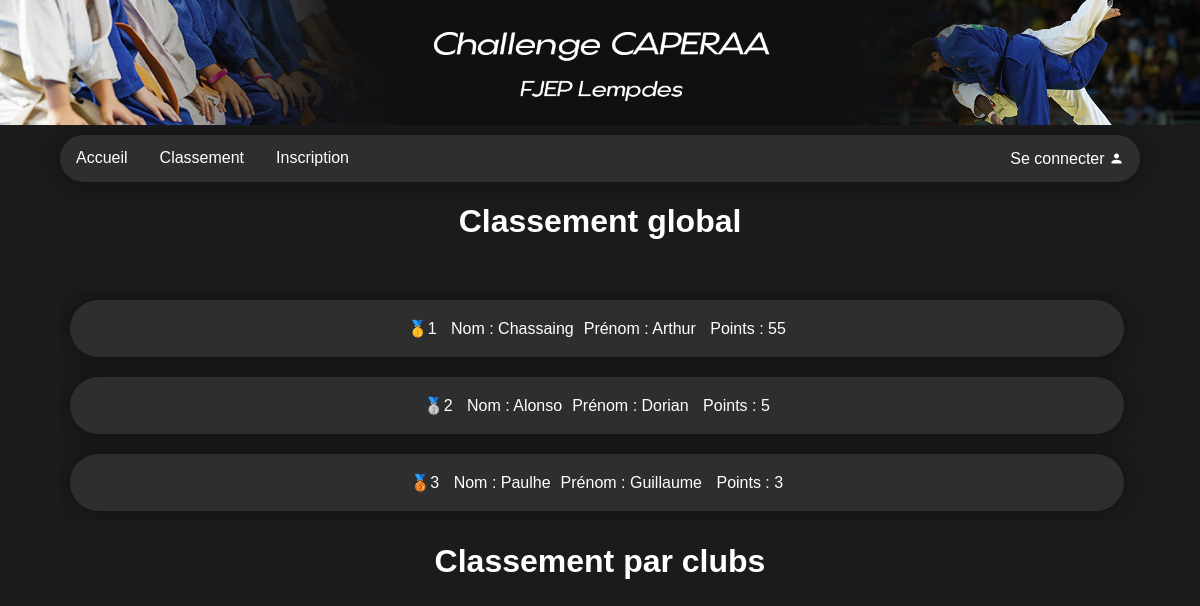
/classement.php, run on an earlier commit of the app's database.
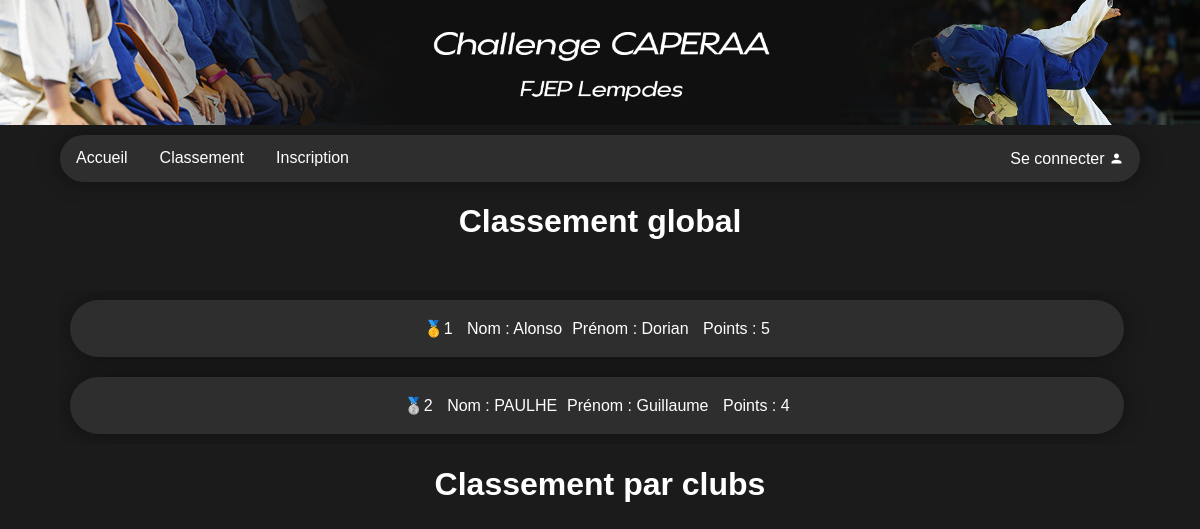
And on a later commit of the database.
### tables this page shows
CREATE TABLE `participants` (
  `idParticipant` int(11) NOT NULL,
  `Nom` varchar(255) NOT NULL,
  `Prenom` varchar(255) NOT NULL,
  `Sexe` varchar(5) NOT NULL,
  `Age` int(255) NOT NULL,
  `Taille` int(255) NOT NULL,
  `Poids` int(255) NOT NULL,
  `Ceinture` varchar(255) NOT NULL,
  `Nom_club` varchar(255) NOT NULL,
  `points` int(255) DEFAULT '0'
);

### fonctions.php (the view, shortened to what this page needs)
<?php
function get__classement($db){
	$req_ma_table = $db->prepare("SELECT * FROM participants WHERE points !=0 ORDER BY points DESC");
	$req_ma_table->execute();
	$result_req_ma_table = $req_ma_table->fetchAll();
	$i = 0;
	foreach ($result_req_ma_table as $result) {
		$i++;
		$nom = $result['Nom'];
		$prenom = $result['Prenom'];
		$points = $result['points'];
		if($i==1){
			echo '<li class="classement"> <p class="classement">🥇'.$i.'</p> <p class="classement">Nom : '.$nom.'</p><p class="classement">Prénom : '.$prenom.'</p> <p class="classement">Points : '.$points.'</p></li>';
		}
		if($i==2){
			echo '<li class="classement"> <p class="classement">🥈'.$i.'</p> <p class="classement">Nom : '.$nom.'</p><p class="classement">Prénom : '.$prenom.'</p> <p class="classement">Points : '.$points.'</p></li>';
		}
		if($i==3){
			echo '<li class="classement"> <p class="classement">🥉'.$i.'</p> <p class="classement">Nom : '.$nom.'</p><p class="classement">Prénom : '.$prenom.'</p> <p class="classement">Points : '.$points.'</p></li>';
		}
	}
}
?>

What changed in the data, as far as the page shows it:
removed participants: Nom "Paulhe", Prenom "Guillaume", points "3"
changed participants "Alonso": text "🥈" → "🥇"; moves up the list
changed participants: Nom "Chassaing" → "PAULHE"; Prenom "Arthur" → "Guillaume"; points "55" → "4"; text "🥇" → "🥈"
